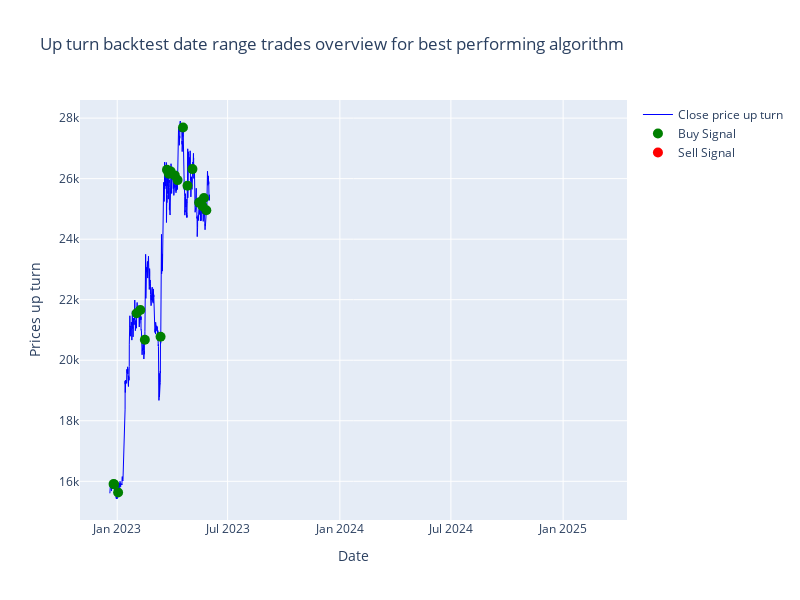

The notebook cell saved with this chart:
### Code cell
from investing_algorithm_framework import pretty_print_backtest, \
    BacktestReportsEvaluation
import pandas as pd

# Set the weights for the evaluation criteria, where we prioritize the profit over the growth
evaluation = BacktestReportsEvaluation(reports)
algorithm_name = evaluation.rank(weight_profit=0.7, weight_growth=0.3)
print(f"The winning algorithm is {algorithm_name}")

# Highlight the winning strategy by displaying the backtest result of the up turn date range
up_turn_report = evaluation.get_report(
    name=algorithm_name, backtest_date_range=up_turn_date_range
)
pretty_print_backtest(up_turn_report)

from plotly.subplots import make_subplots
fig = make_subplots(rows=1, cols=1, shared_xaxes=False, vertical_spacing=0.02)
df_up_turn["Datetime"] = pd.to_datetime(df_up_turn.index)
df_up_turn.set_index('Datetime', inplace=True)

fig.add_trace(create_prices_graph(df_up_turn, name="Close price up turn", color="blue"), row=1, col=1)
fig.add_trace(
    create_entry_graph(df_up_turn, up_turn_report.trades), row=1, col=1
)
fig.add_trace(
    create_exit_graph(df_up_turn, up_turn_report.trades), row=1, col=1
)
fig.update_layout(height=600, width=800, title_text="Up turn backtest date range trades overview for best performing algorithm")
fig.update_xaxes(title_text="Date", row=1, col=1)
fig.update_yaxes(title_text="Prices up turn", row=1, col=1)
fig.show()

### Figure 1 — Plotly figure (JSON) as saved in the notebook; plotly's stock layout.template omitted (floating-point values rounded to 4 significant figures; data arrays with more than 128 entries replaced by an {"elided": "..."} marker saying what was removed)
{"data": [{"line": {"color": "blue", "width": 1}, "mode": "lines", "name": "Close price up turn", "type": "scatter", "x": {"elided": "1956 str values"}, "xaxis": "x", "y": {"elided": "1956 int values"}, "yaxis": "y"}, {"marker": {"color": "green", "size": 10, "symbol": "circle"}, "mode": "markers", "name": "Buy Signal", "type": "scatter", "x": ["2022-12-26T02:00:00", "2022-12-26T22:00:00", "2023-01-02T12:00:00", "2023-02-01T22:00:00", "2023-02-07T22:00:00", "2023-02-15T08:00:00", "2023-03-13T02:00:00", "2023-03-23T14:00:00", "2023-03-26T12:00:00", "2023-03-29T14:00:00", "2023-04-05T10:00:00", "2023-04-09T22:00:00", "2023-04-18T20:00:00", "2023-04-26T06:00:00", "2023-05-04T08:00:00", "2023-05-15T06:00:00", "2023-05-17T20:00:00", "2023-05-20T22:00:00", "2023-05-23T04:00:00", "2023-05-27T02:00:00"], "xaxis": "x", "y": [15912, 15897, 15629, 21550, 21661, 20679, 20775, 26296, 26165, 26240, 26108, 25952, 27689, 25763, 26316, 25208, 25228, 25089, 25360, 24957], "yaxis": "y"}, {"marker": {"color": "red", "size": 10, "symbol": "circle"}, "mode": "markers", "name": "Sell Signal", "type": "scatter", "x": ["2025-02-19T14:37:41.267841", "2025-02-19T14:37:41.615564", "2025-02-19T14:37:47.238045", "2025-02-19T14:37:48.132302", "2025-02-19T14:37:48.654490", "2025-02-19T14:37:50.552297", "2025-02-19T14:37:53.757568", "2025-02-19T14:37:54.246152", "2025-02-19T14:37:54.664445", "2025-02-19T14:37:55.700535", "2025-02-19T14:37:56.117703", "2025-02-19T14:37:57.729326", "2025-02-19T14:37:58.096395", "2025-02-19T14:37:59.720684", "2025-02-19T14:38:00.822668", "2025-02-19T14:38:01.946701", "2025-02-19T14:38:02.405810", "2025-02-19T14:38:02.844927", "2025-02-19T14:38:03.390572", null], "xaxis": "x", "y": [null, null, null, null, null, null, null, null, null, null, null, null, null, null, null, null, null, null, null, null], "yaxis": "y"}], "layout": {"height": 600, "title": {"text": "Up turn backtest date range trades overview for best performing algorithm"}, "width": 800, "xaxis": {"anchor": "y", "domain": [0, 1], "title": {"text": "Date"}}, "yaxis": {"anchor": "x", "domain": [0, 1], "title": {"text": "Prices up turn"}}}}
